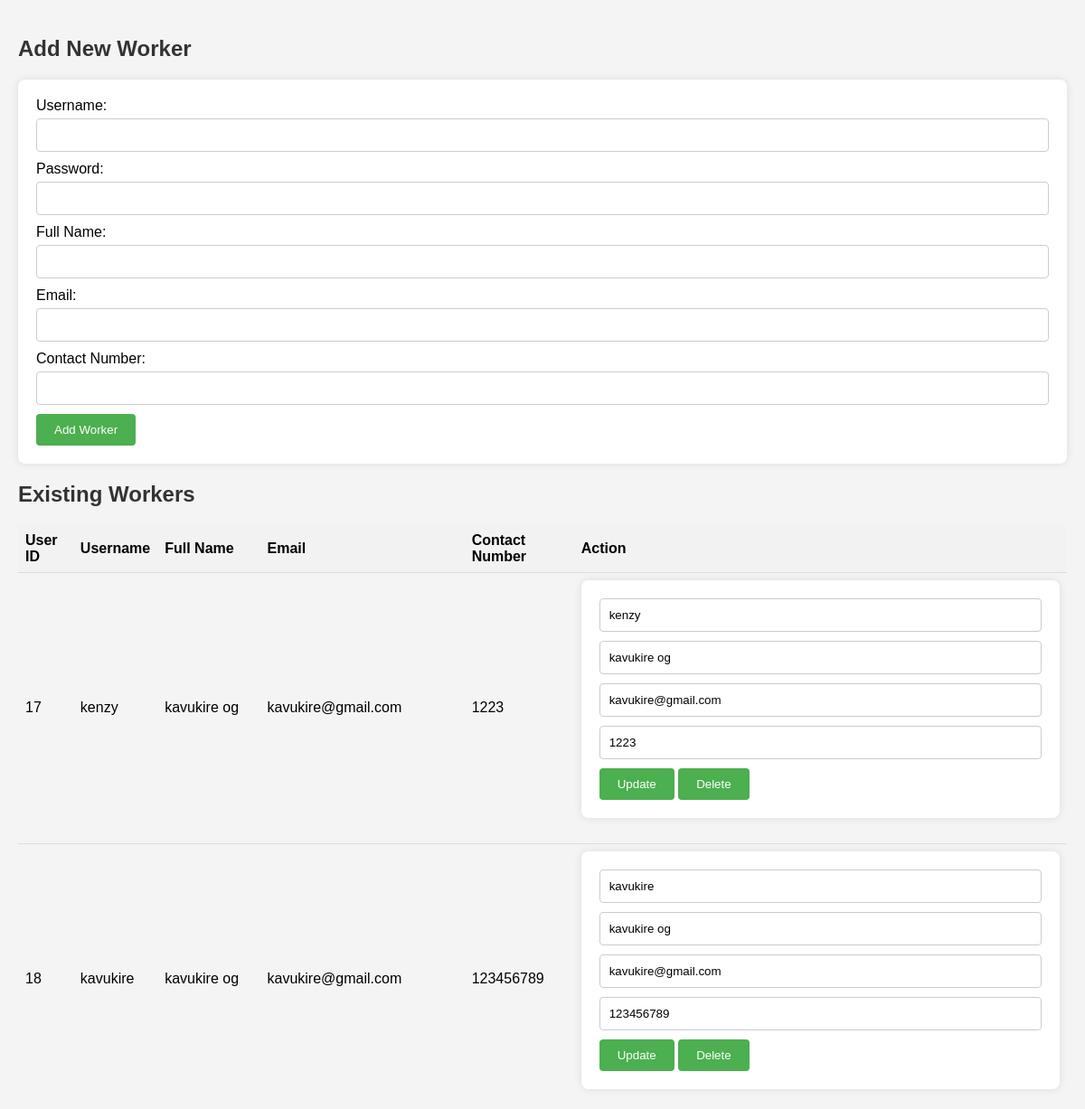
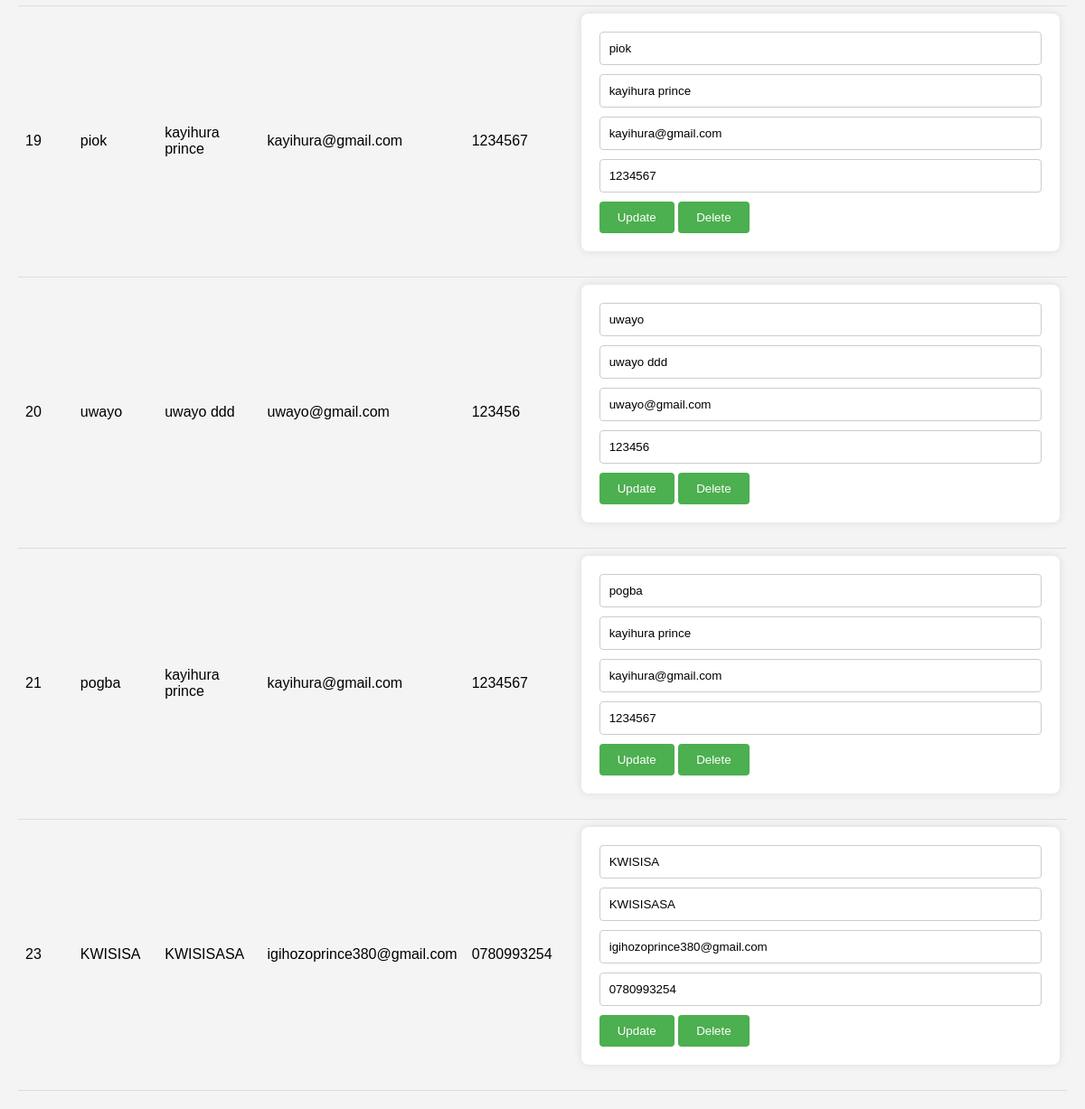
The app's page /W.T/manage_employees.php with its own data (2 pictures, top to bottom).
### tables this page shows
CREATE TABLE `users` (
  `user_id` int(11) NOT NULL,
  `username` varchar(50) DEFAULT NULL,
  `password_hash` varchar(255) DEFAULT NULL,
  `role` varchar(50) DEFAULT NULL,
  `full_name` varchar(100) DEFAULT NULL,
  `email` varchar(100) DEFAULT NULL,
  `contact_number` varchar(20) DEFAULT NULL
);

### W.T/manage_employees.php (the view, shortened to what this page needs)
<!DOCTYPE html>
<html lang="en">
<head>
</head>
<body>
    <h2>Add New Worker</h2>
    <form action="<?php echo htmlspecialchars($_SERVER["PHP_SELF"]); ?>" method="post">
        <label for="username">Username:</label>
        <input type="text" id="username" name="username" required><br>
        <label for="password">Password:</label>
        <input type="password" id="password" name="password" required><br>
        <label for="fullname">Full Name:</label>
        <input type="text" id="fullname" name="fullname" required><br>
        <label for="email">Email:</label>
        <input type="email" id="email" name="email" required><br>
        <label for="contact">Contact Number:</label>
        <input type="text" id="contact" name="contact" required><br>
        <input type="submit" name="add_worker" value="Add Worker">
    </form>
    <h2>Existing Workers</h2>
    <table>
        <tr>
            <th>User ID</th>
            <th>Username</th>
            <th>Full Name</th>
            <th>Email</th>
            <th>Contact Number</th>
            <th>Action</th>
        </tr>
        <?php
        $servername = "localhost";
        $username = "root";
        $password = "";
        $database = "petrol_sales";
        $conn = new mysqli($servername, $username, $password, $database);
        $sql = "SELECT * FROM users";
        $result = $conn->query($sql);
        if ($result->num_rows > 0) {
            while($row = $result->fetch_assoc()) {
                echo "<tr>";
                echo "<td>".$row["user_id"]."</td>";
                echo "<td>".$row["username"]."</td>";
                echo "<td>".$row["full_name"]."</td>";
                echo "<td>".$row["email"]."</td>";
                echo "<td>".$row["contact_number"]."</td>";
                echo "<td>
                        <form action='".htmlspecialchars($_SERVER["PHP_SELF"])."' method='post'>
                            <input type='hidden' name='worker_id' value='".$row["user_id"]."'>
                            <input type='text' name='username' value='".$row["username"]."' required>
                            <input type='text' name='fullname' value='".$row["full_name"]."' required>
                            <input type='email' name='email' value='".$row["email"]."' required>
                            <input type='text' name='contact' value='".$row["contact_number"]."' required>
                            <div class='action-buttons'>
                                <input type='submit' name='update_worker' value='Update'>
                                <input type='submit' name='delete_worker' value='Delete'>
                            </div>
                        </form>
                      </td>";
                echo "</tr>";
            }
        } else {
            echo "<tr><td colspan='6'>0 results</td></tr>";
        }
        ?>
    </table>
</body>
</html>

### W.T/manage_employees.php (style rules this page uses)
body { font-family: Arial, sans-serif; margin: 0; padding: 20px; background-color: #f4f4f4; }
h2 { color: #333; }
form { background-color: #fff; padding: 20px; border-radius: 8px; box-shadow: 0 0 10px rgba(0, 0, 0, 0.1); margin-bottom: 20px; }
label { display: block; margin-bottom: 5px; }
input[type="text"], input[type="email"], input[type="password"] { width: 100%; padding: 10px; margin-bottom: 10px; border: 1px solid #ccc; border-radius: 4px; box-sizing: border-box; }
input[type="submit"] { background-color: #4caf50; color: #fff; padding: 10px 20px; border: none; border-radius: 4px; cursor: pointer; }
table { width: 100%; border-collapse: collapse; }
th, td { padding: 8px; text-align: left; border-bottom: 1px solid #ddd; }
th { background-color: #f2f2f2; }
.action-buttons { display: inline; }

### records on screen
users: user_id "17", username "kenzy", full_name "kavukire og", email "kavukire@gmail.com", contact_number "1223", fullname "kavukire og", contact "1223"
users: user_id "18", username "kavukire", full_name "kavukire og", email "kavukire@gmail.com", contact_number "123456789", fullname "kavukire og", contact "123456789"
users: user_id "19", username "piok", full_name "kayihura prince", email "kayihura@gmail.com", contact_number "1234567", fullname "kayihura prince", contact "1234567"
users: user_id "20", username "uwayo", full_name "uwayo ddd", email "uwayo@gmail.com", contact_number "123456", fullname "uwayo ddd", contact "123456"
users: user_id "21", username "pogba", full_name "kayihura prince", email "kayihura@gmail.com", contact_number "1234567", fullname "kayihura prince", contact "1234567"
users: user_id "23", username "KWISISA", full_name "KWISISASA", email "igihozoprince380@gmail.com", contact_number "0780993254", fullname "KWISISASA", contact "0780993254"
